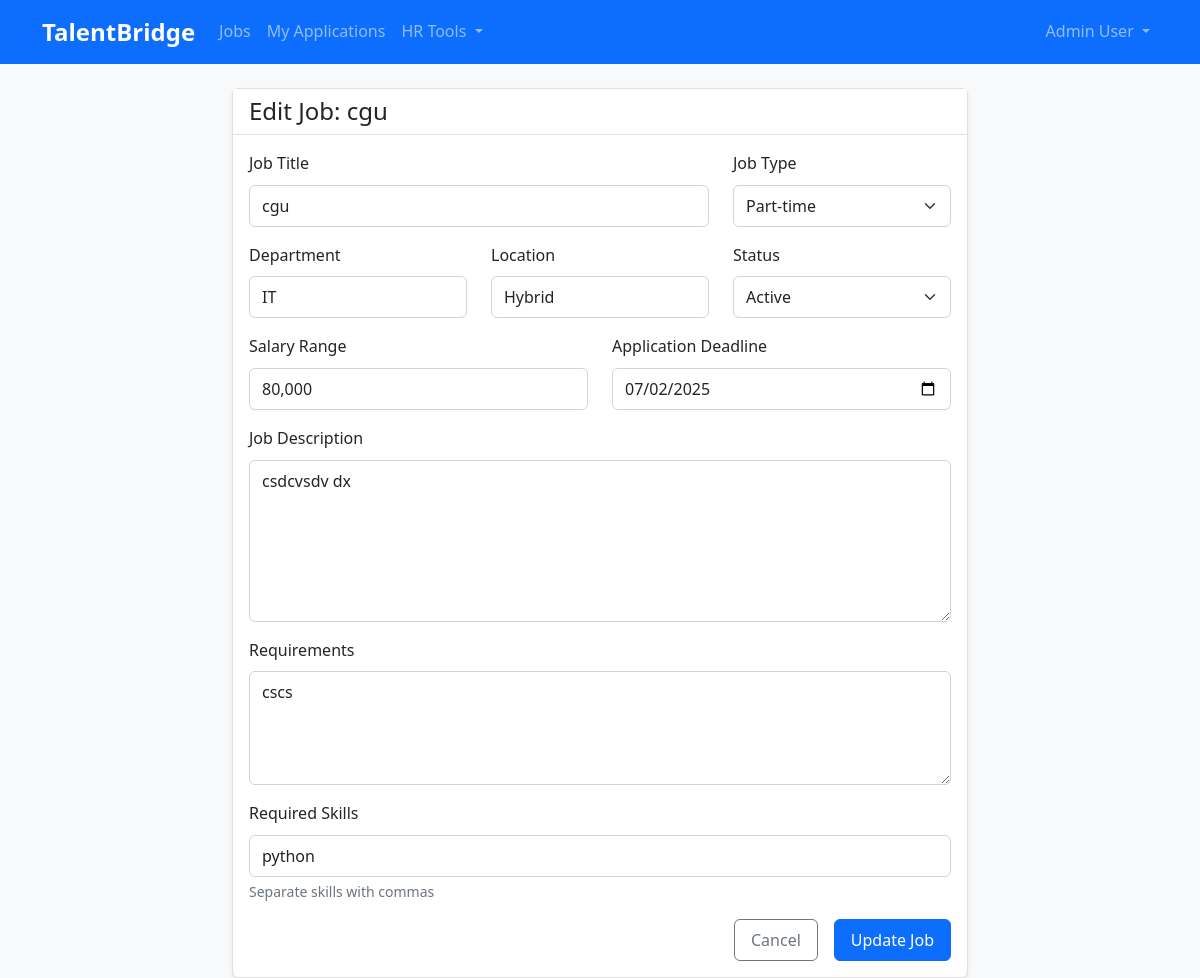
The app's page /jobs/1/edit (signed in) with its own data.
### app/models.py (models this page shows, shortened)
class User(UserMixin, db.Model):
    id = db.Column(db.Integer, primary_key=True)
    username = db.Column(db.String(80), unique=True, nullable=False)
    email = db.Column(db.String(120), unique=True, nullable=False)
    password = db.Column(db.String(120), nullable=False)
    role = db.Column(db.String(20), nullable=False, default='employee')
    first_name = db.Column(db.String(50), nullable=False)
    last_name = db.Column(db.String(50), nullable=False)
    department = db.Column(db.String(100))
    location = db.Column(db.String(100))
    skills = db.Column(db.Text)
    phone = db.Column(db.String(20))
    resume_filename = db.Column(db.String(200))
    created_at = db.Column(db.DateTime, default=datetime.utcnow)
    applications = db.relationship('Application', backref='applicant', lazy=True)
    posted_jobs = db.relationship('Job', backref='posted_by_user', lazy=True)
    def get_full_name(self):
        return f"{self.first_name} {self.last_name}"

class Job(db.Model):
    id = db.Column(db.Integer, primary_key=True)
    title = db.Column(db.String(200), nullable=False)
    department = db.Column(db.String(100), nullable=False)
    location = db.Column(db.String(100), nullable=False)
    description = db.Column(db.Text, nullable=False)
    requirements = db.Column(db.Text)
    skills_required = db.Column(db.Text)
    salary_range = db.Column(db.String(100))
    job_type = db.Column(db.String(50), default='Full-time')
    status = db.Column(db.String(20), default='active')
    deadline = db.Column(db.DateTime)
    posted_by = db.Column(db.Integer, db.ForeignKey('user.id'), nullable=False)
    created_at = db.Column(db.DateTime, default=datetime.utcnow)
    updated_at = db.Column(db.DateTime, default=datetime.utcnow, onupdate=datetime.utcnow)
    applications = db.relationship('Application', backref='job', lazy=True, cascade='all, delete-orphan')

### app/routes/jobs.py (the view, shortened to what this page needs)
@jobs_bp.route('/<int:job_id>/edit', methods=['GET', 'POST'])
@login_required
def edit_job(job_id):
    job = Job.query.get_or_404(job_id)
    if current_user.role not in ['hr', 'manager'] and job.posted_by != current_user.id:
        flash('Access denied', 'danger')
        return redirect(url_for('jobs.job_detail', job_id=job_id))
    return render_template('jobs/edit_job.html', job=job)

### app/templates/jobs/edit_job.html (shortened to what this page needs)
{% extends "base.html" %}
{% block content %}
<div class="row justify-content-center">
    <div class="col-lg-8">
        <div class="card">
            <div class="card-header">
                <h4 class="mb-0">Edit Job: {{ job.title }}</h4>
            </div>
            <div class="card-body">
                <form method="POST">
                    <div class="row">
                        <div class="col-md-8">
                            <div class="mb-3">
                                <label for="title" class="form-label">Job Title</label>
                                <input type="text" class="form-control" id="title" name="title"
                                       value="{{ job.title }}" required>
                            </div>
                        </div>
                        <div class="col-md-4">
                            <div class="mb-3">
                                <label for="job_type" class="form-label">Job Type</label>
                                <select class="form-select" id="job_type" name="job_type" required>
                                    <option value="Part-time" {% if job.job_type == 'Part-time' %}selected{% endif %}>Part-time</option>
                                </select>
                            </div>
                        </div>
                    </div>
                    <div class="row">
                        <div class="col-md-4">
                            <div class="mb-3">
                                <label for="department" class="form-label">Department</label>
                                <input type="text" class="form-control" id="department" name="department"
                                       value="{{ job.department }}" required>
                            </div>
                        </div>
                        <div class="col-md-4">
                            <div class="mb-3">
                                <label for="location" class="form-label">Location</label>
                                <input type="text" class="form-control" id="location" name="location"
                                       value="{{ job.location }}" required>
                            </div>
                        </div>
                        <div class="col-md-4">
                            <div class="mb-3">
                                <label for="status" class="form-label">Status</label>
                                <select class="form-select" id="status" name="status" required>
                                    <option value="active" {% if job.status == 'active' %}selected{% endif %}>Active</option>
                                </select>
                            </div>
                        </div>
                    </div>
                    <div class="row">
                        <div class="col-md-6">
                            <div class="mb-3">
                                <label for="salary_range" class="form-label">Salary Range</label>
                                <input type="text" class="form-control" id="salary_range" name="salary_range"
                                       value="{{ job.salary_range or '' }}">
                            </div>
                        </div>
                        <div class="col-md-6">
                            <div class="mb-3">
                                <label for="deadline" class="form-label">Application Deadline</label>
                                <input type="date" class="form-control" id="deadline" name="deadline"
                                       value="{{ job.deadline.strftime('%Y-%m-%d') if job.deadline else '' }}">
                            </div>
                        </div>
                    </div>
                    <div class="mb-3">
                        <label for="description" class="form-label">Job Description</label>
                        <textarea class="form-control" id="description" name="description" rows="6" required>{{ job.description }}</textarea>
                    </div>
                    <div class="mb-3">
                        <label for="requirements" class="form-label">Requirements</label>
                        <textarea class="form-control" id="requirements" name="requirements" rows="4">{{ job.requirements or '' }}</textarea>
                    </div>
                    <div class="mb-3">
                        <label for="skills_required" class="form-label">Required Skills</label>
                        <input type="text" class="form-control" id="skills_required" name="skills_required"
                               value="{{ job.skills_required or '' }}">
                        <div class="form-text">Separate skills with commas</div>
                    </div>
                    <div class="d-grid gap-2 d-md-flex justify-content-md-end">
                        <a href="{{ url_for('jobs.job_detail', job_id=job.id) }}" class="btn btn-outline-secondary me-md-2">Cancel</a>
                        <button type="submit" class="btn btn-primary">Update Job</button>
                    </div>
                </form>
            </div>
        </div>
    </div>
</div>
{% endblock %}

### app/templates/base.html (shortened to what this page needs)
<!DOCTYPE html>
<html lang="en">
<head>
    <link href="https://cdn.jsdelivr.net/npm/bootstrap@5.1.3/dist/css/bootstrap.min.css" rel="stylesheet">
    <link href="{{ url_for('static', filename='css/style.css') }}" rel="stylesheet">
</head>
<body>
    <nav class="navbar navbar-expand-lg navbar-dark bg-primary">
        <div class="container">
            <a class="navbar-brand" href="{{ url_for('index') }}">TalentBridge</a>
            {% if current_user.is_authenticated %}
            <div class="collapse navbar-collapse" id="navbarNav">
                <ul class="navbar-nav me-auto">
                    <li class="nav-item">
                        <a class="nav-link" href="{{ url_for('jobs.job_list') }}">Jobs</a>
                    </li>
                    <li class="nav-item">
                        <a class="nav-link" href="{{ url_for('applications.my_applications') }}">My Applications</a>
                    </li>
                    {% if current_user.role in ['hr', 'manager'] %}
                    <li class="nav-item dropdown">
                        <a class="nav-link dropdown-toggle" href="#" role="button" data-bs-toggle="dropdown">
                            HR Tools
                        </a>
                    </li>
                    {% endif %}
                </ul>
                <ul class="navbar-nav">
                    <li class="nav-item dropdown">
                        <a class="nav-link dropdown-toggle" href="#" role="button" data-bs-toggle="dropdown">
                            {{ current_user.get_full_name() }}
                        </a>
                    </li>
                </ul>
            </div>
            {% endif %}
        </div>
    </nav>
    <main class="container mt-4">
        {% block content %}{% endblock %}
    </main>
</body>
</html>

### app/static/css/style.css (style rules this page uses)
:root { --primary-color: #0d6efd; --secondary-color: #6c757d; --success-color: #198754; --info-color: #0dcaf0; --warning-color: #ffc107; --danger-color: #dc3545; --light-color: #f8f9fa; --dark-color: #212529; }
body { font-family: 'Segoe UI', Tahoma, Geneva, Verdana, sans-serif; background-color: #f8f9fa; line-height: 1.6; }
.navbar-brand { font-weight: bold; font-size: 1.5rem; }
.card { box-shadow: 0 0.125rem 0.25rem rgba(0, 0, 0, 0.075); border: 1px solid rgba(0, 0, 0, 0.125); border-radius: 0.375rem; }
.card-header { background-color: #fff; border-bottom: 1px solid rgba(0, 0, 0, 0.125); font-weight: 500; }
.btn { font-weight: 500; border-radius: 0.375rem; padding: 0.5rem 1rem; transition: all 0.2s ease-in-out; }
.form-control, .form-select { border-radius: 0.375rem; border: 1px solid #ced4da; padding: 0.5rem 0.75rem; transition: border-color 0.15s ease-in-out, box-shadow 0.15s ease-in-out; }

### records on screen
User: get_full_name "Admin User"
Job: title "cgu", job_type "Part-time", department "IT", location "Hybrid", status "Active", salary_range "80,000", deadline "07/02/2025", description "csdcvsdv dx", requirements "cscs", skills_required "python"
